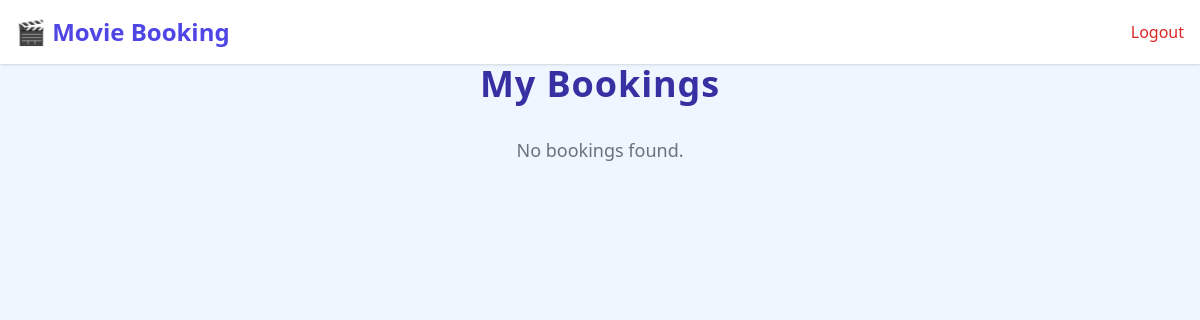
The page /my-bookings/ (signed in) on the database as committed earlier.
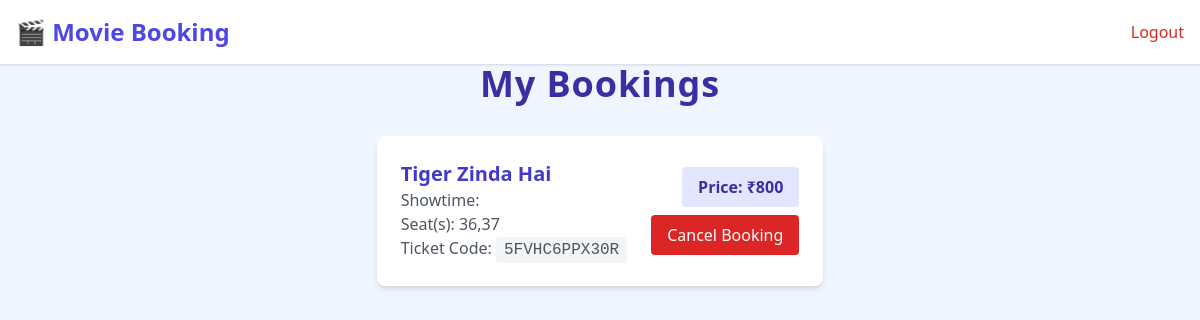
The same page on the database as committed later.
### booking/models.py (models this page shows, shortened)
class Booking(models.Model):
    user = models.ForeignKey(User, on_delete=models.CASCADE, null=True, blank=True, related_name='bookings')
    showtime = models.ForeignKey(Showtime, on_delete=models.CASCADE)
    seat_number = models.CharField(max_length=255)
    customer_name = models.CharField(max_length=100)
    phone_number = models.CharField(max_length=20, default='00000000000')
    price = models.IntegerField(default=400)
    ticket_code = models.CharField(max_length=12, unique=True, blank=True)

class Showtime(models.Model):
    movie = models.ForeignKey(Movie, on_delete=models.CASCADE)
    time = models.DateTimeField()
    total_seats = models.IntegerField(default=100)
    available_seats = models.IntegerField(default=100)

class Movie(models.Model):
    title = models.CharField(max_length=100)
    genre = models.CharField(max_length=50)
    director = models.CharField(max_length=100)
    cast=models.CharField(max_length=200, help_text="List of cast members")
    release_date = models.DateField()
    duration = models.IntegerField(help_text="Duration in minutes")
    poster = models.ImageField(upload_to='posters/', blank=True, null=True)
    watch_trailer = models.URLField(max_length=200, blank=True, null=True, help_text="YouTube or video trailer link")

### booking/views.py (the view)
# urls.py: path('my-bookings/', views.my_bookings, name='my_bookings'),
@login_required
def my_bookings(request):
    bookings = Booking.objects.filter(user=request.user).select_related('showtime')
    return render(request, 'movies/mybooking.html', {'bookings': bookings})

### booking/templates/movies/mybooking.html (shortened to what this page needs)
<!DOCTYPE html>
<html lang="en" class="bg-gray-100">
<head>
  <script src="https://cdn.tailwindcss.com"></script>
</head>
<body class="min-h-screen flex flex-col bg-blue-50">
<header class="bg-white shadow p-4 flex justify-between items-center">
  <a href="/" class="text-2xl font-bold text-indigo-600">🎬 Movie Booking</a>
  <nav class="flex items-center space-x-4">
    {% if request.user.is_authenticated %}
      <form action="{% url 'logout' %}" method="POST" class="inline">
        <button type="submit" class="text-red-600 hover:text-red-800 font-medium">Logout</button>
      </form>
    {% else %}
      <a href="/register" class="text-gray-700 hover:text-indigo-600 font-medium">Register</a>
      <a href="/login" class="text-gray-700 hover:text-indigo-600 font-medium">Login</a>
    {% endif %}
  </nav>
</header>
  <main class="max-w-4xl mx-auto px-6 pb-20 flex-grow">
    <h2 class="text-4xl font-extrabold text-indigo-800 mb-8 text-center tracking-wide">My Bookings</h2>
    {% if bookings %}
      <ul class="space-y-6">
        {% for booking in bookings %}
          <li class="bg-white rounded-lg shadow-md p-6 flex flex-col md:flex-row justify-between items-start md:items-center space-y-4 md:space-y-0 md:space-x-6">
            <div>
              <h3 class="text-xl font-semibold text-indigo-700">{{ booking.showtime.movie.title }}</h3>
              <p class="text-gray-600">Showtime: <time>{{ booking.showtime.start_time|date:"F j, Y, g:i A" }}</time></p>
              <p class="text-gray-600">Seat(s): <span class="font-medium">{{ booking.seat_number }}</span></p>
              <p class="text-gray-600">Ticket Code: <code class="bg-gray-100 px-2 py-1 rounded font-mono">{{ booking.ticket_code }}</code></p>
            </div>
            <div class="flex flex-col items-start md:items-end space-y-2">
              <span class="inline-block bg-indigo-100 text-indigo-800 font-semibold px-4 py-2 rounded">
                Price: ₹{{ booking.price }}
              </span>
              <form method="POST" action="{% url 'cancel_booking' booking.pk %}">
                <button type="submit" class="bg-red-600 text-white px-4 py-2 rounded hover:bg-red-700 transition">
                  Cancel Booking
                </button>
              </form>
            </div>
          </li>
        {% endfor %}
      </ul>
    {% else %}
      <p class="text-center text-gray-500 text-lg">No bookings found.</p>
    {% endif %}
  </main>
</body>
</html>

Rows that differ between the two databases and show on the page:
added Booking: showtime.movie "Tiger Zinda Hai", seat_number "36,37", ticket_code "5FVHC6PPX30R", price "800"
Other text that changed with them:
text no longer shown: "No bookings found."
